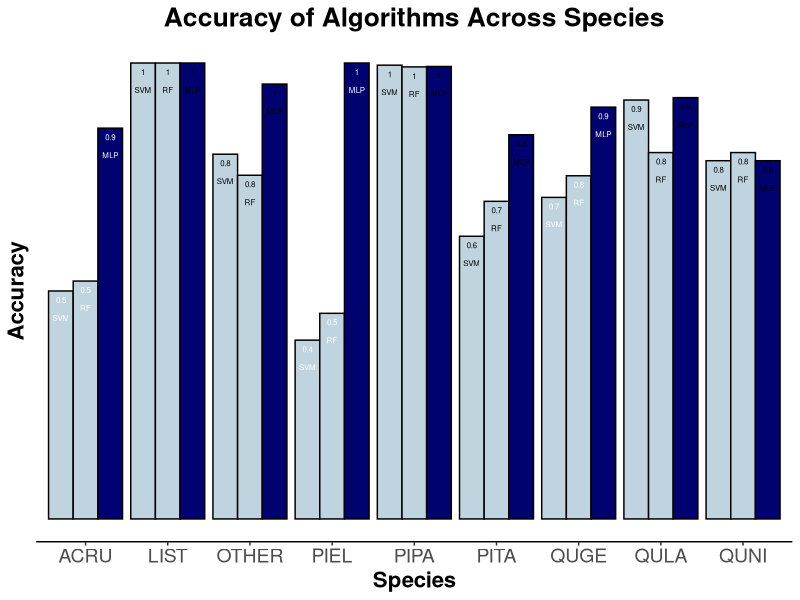
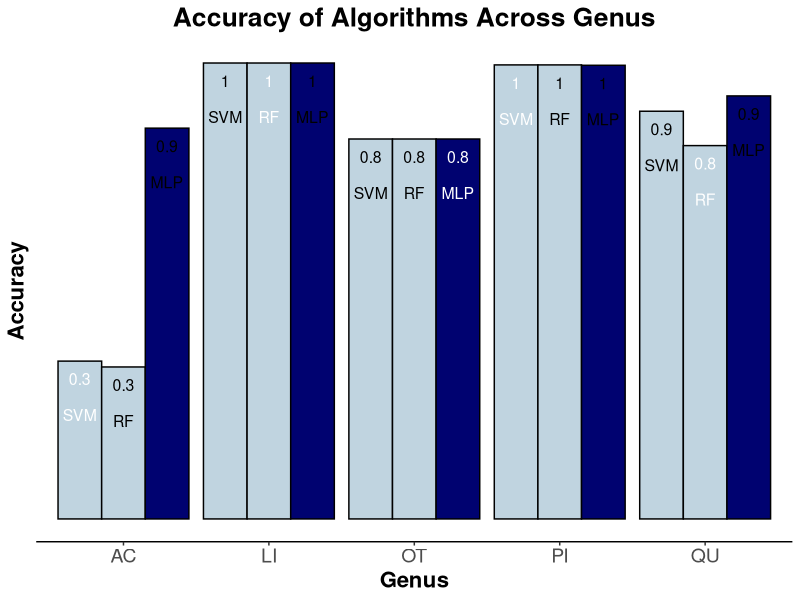

Write the R code that produced these figures, in order.
## ---- chunk 1
mlp_gen_pred <- read.csv("merged_mlp_genus.csv")
mlp_sp_pred <- read.csv("merged_mlp_species.csv")
rf_gen_pred <- read.csv("merged_RF_genus.csv")
rf_sp_pred <- read.csv("merged_RF_species.csv")
svm_gen_pred <- read.csv("merged_SVM_genus.csv")
svm_sp_pred <- read.csv("merged_SVM_species.csv")
sp_actual <- read.csv("sp_test.csv", sep = "\t")
gen_actual <- read.csv("genus_test.csv", sep = "\t")
## ---- chunk 2
library(tidyverse)

get_species_info <- function(merged_species, sp_test) {
  d <-
    merged_species %>%
    group_by(Crown_id) %>%
    summarise(Probability = max(Probability)) %>%
    left_join(merged_species) %>%
    left_join(sp_test) %>%
    mutate(Correct = (Species == Actual))
  
  compare <-
    d %>%
    group_by(Actual, Species) %>%
    count()
  
  correct <- d %>%
    group_by(Actual) %>%
    summarise(Correct = mean(Correct))
  
  return(list(compare = compare, correct = correct))
}



get_genus_info <- function(merged_genus, gen_test) {
  d <- 
    merged_genus %>%
    group_by(Crown_id) %>%
    summarise(Probability = max(Probability)) %>%
    left_join(merged_genus) %>%
    left_join(gen_test) %>%
    mutate(Correct = (Genus == Actual)) 

  compare <-
    d %>%
    group_by(Actual, Genus) %>%
    count()
  
  correct <- d %>%
    group_by(Actual) %>%
    summarise(Correct = mean(Correct))
  
  return(list(compare = compare, correct = correct))
}

## ---- chunk 3
mlp_gen_info <- get_genus_info(mlp_gen_pred, gen_actual)
mlp_sp_info <- get_species_info(mlp_sp_pred, sp_actual)
rf_gen_info <- get_genus_info(rf_gen_pred, gen_actual)
rf_sp_info <- get_species_info(rf_sp_pred, sp_actual)
svm_gen_info <- get_genus_info(svm_gen_pred, gen_actual)
svm_sp_info <- get_species_info(svm_sp_pred, sp_actual)


correct_sp <- full_join(svm_sp_info$correct, rf_sp_info$correct, by = "Actual") %>%
  full_join(mlp_sp_info$correct, by = "Actual") %>%
  rename(SVM = Correct.x, RF = Correct.y, MLP = Correct)
compare_sp <- full_join(svm_sp_info$compare, rf_sp_info$compare, by = c("Actual", "Species")) %>%
  full_join(mlp_sp_info$compare, by = c("Actual", "Species")) %>%
  rename(SVM = n.x, RF = n.y, MLP = n)

correct_gen <- full_join(svm_gen_info$correct, rf_gen_info$correct, by = "Actual") %>%
  full_join(mlp_gen_info$correct, by = "Actual") %>%
  rename(SVM = Correct.x, RF = Correct.y, MLP = Correct)
compare_gen <- full_join(svm_gen_info$compare, rf_gen_info$compare, by = c("Actual", "Genus")) %>%
  full_join(mlp_gen_info$compare, by = c("Actual", "Genus")) %>%
  rename(SVM = n.x, RF = n.y, MLP = n)

library(reshape2)
tidy_correct_sp <-
  correct_sp %>%
  melt()

tidy_compare_sp <-
  compare_sp %>%
  melt()

tidy_correct_gen <-
  correct_gen %>%
  melt()

tidy_compare_gen <-
  compare_gen %>%
  melt()
## ---- chunk 4
library(ggplot2)
correct_graph <- function(d, type, amount, text_size, plot_title) {
  ggplot(d, aes(x=Actual, y=value, fill=factor(variable))) +
    geom_bar(stat="identity", position="dodge", colour="black") +
    labs(x = type, y = "Accuracy", title = plot_title) +
    guides(fill=guide_legend(title="Algorithms")) +
    geom_text(aes(fill=variable, label=round(value, 1)), color = rep(c("white","black","black"), amount), position=position_dodge(width=0.9), vjust=2, size = text_size) +
    geom_text(aes(fill=variable, label=variable), color= rep(c("white","black","black"), amount), position=position_dodge(width=.9), vjust=5, size = text_size) +
    scale_fill_manual("legend", values = c("MLP" = "#000270", "RF" = "#c0d4e0", "SVM" = "#c0d4e0")) +
    theme_classic() +
    theme(axis.text.y=element_blank(),
          axis.ticks.y=element_blank(),
          axis.line.y=element_blank(),
          plot.title = element_text(hjust = 0.5, size=19, face="bold"),
          legend.position="none",
          axis.text.x=element_text(size=14),
          axis.title=element_text(size=16,face="bold"))
}

correct_sp_graph <- correct_graph(tidy_correct_sp, "Species", 9, 2, "Accuracy of Algorithms Across Species")
correct_gen_graph <- correct_graph(tidy_correct_gen, "Genus", 5, 4, "Accuracy of Algorithms Across Genus")

ggsave("accuracy_species_graph.png", correct_sp_graph, width = 7, height = 5)
ggsave("accuracy_genus_graph.png", correct_gen_graph, width = 7, height = 5)
